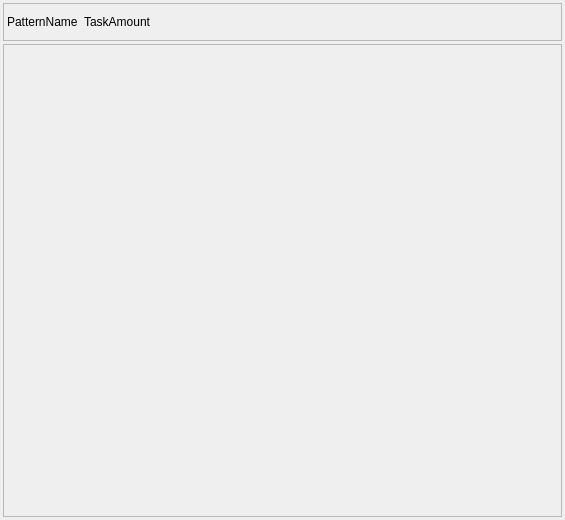
<?xml version="1.0" encoding="UTF-8"?>
<ui version="4.0">
 <class>CustomFileSyncPatternWidgetClass</class>
 <widget class="QWidget" name="CustomFileSyncPatternWidgetClass">
  <property name="geometry">
   <rect>
    <x>0</x>
    <y>0</y>
    <width>565</width>
    <height>520</height>
   </rect>
  </property>
  <property name="windowTitle">
   <string>Pattern</string>
  </property>
  <layout class="QGridLayout" name="gridLayout_main">
   <property name="leftMargin">
    <number>3</number>
   </property>
   <property name="topMargin">
    <number>3</number>
   </property>
   <property name="rightMargin">
    <number>3</number>
   </property>
   <property name="bottomMargin">
    <number>3</number>
   </property>
   <property name="spacing">
    <number>3</number>
   </property>
   <item row="1" column="0">
    <widget class="QFrame" name="frame_tasks">
     <property name="frameShape">
      <enum>QFrame::StyledPanel</enum>
     </property>
     <property name="frameShadow">
      <enum>QFrame::Raised</enum>
     </property>
     <layout class="QGridLayout" name="gridLayout_tasks"/>
    </widget>
   </item>
   <item row="0" column="0">
    <widget class="QFrame" name="frame_patternHeader">
     <property name="sizePolicy">
      <sizepolicy hsizetype="Preferred" vsizetype="Fixed">
       <horstretch>0</horstretch>
       <verstretch>0</verstretch>
      </sizepolicy>
     </property>
     <property name="frameShape">
      <enum>QFrame::StyledPanel</enum>
     </property>
     <property name="frameShadow">
      <enum>QFrame::Raised</enum>
     </property>
     <layout class="QGridLayout" name="gridLayout_patternHeader">
      <property name="leftMargin">
       <number>3</number>
      </property>
      <property name="topMargin">
       <number>3</number>
      </property>
      <property name="rightMargin">
       <number>3</number>
      </property>
      <property name="bottomMargin">
       <number>3</number>
      </property>
      <item row="0" column="2">
       <spacer name="horizontalSpacer">
        <property name="orientation">
         <enum>Qt::Horizontal</enum>
        </property>
        <property name="sizeHint" stdset="0">
         <size>
          <width>40</width>
          <height>20</height>
         </size>
        </property>
       </spacer>
      </item>
      <item row="0" column="0">
       <widget class="QLabel" name="label_patternName">
        <property name="minimumSize">
         <size>
          <width>0</width>
          <height>30</height>
         </size>
        </property>
        <property name="text">
         <string>PatternName</string>
        </property>
       </widget>
      </item>
      <item row="0" column="3">
       <widget class="QPushButton" name="btn_addTask">
        <property name="minimumSize">
         <size>
          <width>0</width>
          <height>30</height>
         </size>
        </property>
        <property name="text">
         <string/>
        </property>
        <property name="icon">
         <iconset resource="../../LibHeaderFileAutoSyncUpdate/resource.qrc">
          <normaloff>:/assets/image/add_black.png</normaloff>:/assets/image/add_black.png</iconset>
        </property>
        <property name="iconSize">
         <size>
          <width>20</width>
          <height>20</height>
         </size>
        </property>
        <property name="default">
         <bool>false</bool>
        </property>
        <property name="flat">
         <bool>true</bool>
        </property>
       </widget>
      </item>
      <item row="0" column="1">
       <widget class="QLabel" name="label_taskAmount">
        <property name="text">
         <string>TaskAmount</string>
        </property>
       </widget>
      </item>
     </layout>
    </widget>
   </item>
  </layout>
 </widget>
 <layoutdefault spacing="6" margin="11"/>
 <resources>
  <include location="../../LibHeaderFileAutoSyncUpdate/resource.qrc"/>
 </resources>
 <connections/>
</ui>
